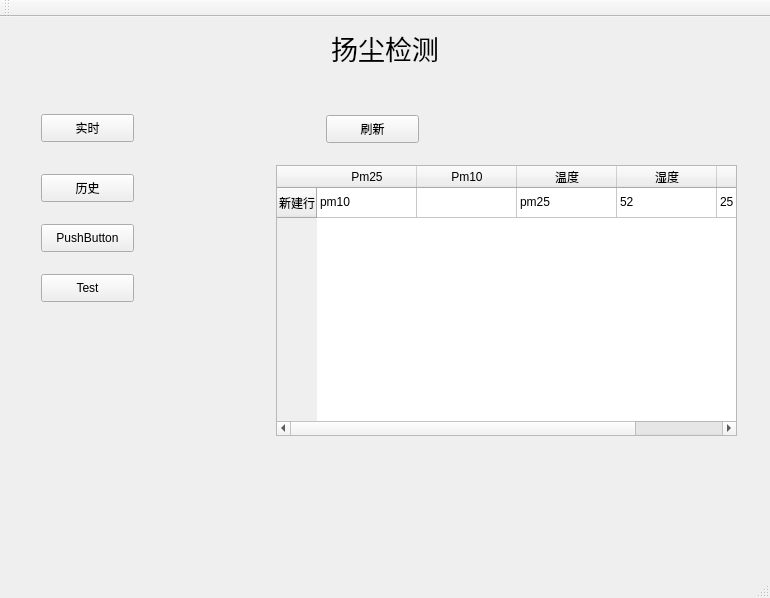
<?xml version="1.0" encoding="UTF-8"?>
<ui version="4.0">
 <class>DustMonSysTClass</class>
 <widget class="QMainWindow" name="DustMonSysTClass">
  <property name="geometry">
   <rect>
    <x>0</x>
    <y>0</y>
    <width>770</width>
    <height>598</height>
   </rect>
  </property>
  <property name="windowTitle">
   <string>DustMonSysT</string>
  </property>
  <widget class="QWidget" name="centralWidget">
   <layout class="QVBoxLayout" name="verticalLayout_4">
    <item>
     <widget class="QLabel" name="label">
      <property name="font">
       <font>
        <family>黑体</family>
        <pointsize>20</pointsize>
       </font>
      </property>
      <property name="text">
       <string>扬尘检测</string>
      </property>
      <property name="alignment">
       <set>Qt::AlignCenter</set>
      </property>
     </widget>
    </item>
    <item>
     <layout class="QHBoxLayout" name="horizontalLayout_2" stretch="1,4">
      <item>
       <widget class="QWidget" name="widget" native="true">
        <widget class="QPushButton" name="pbHistory">
         <property name="geometry">
          <rect>
           <x>30</x>
           <y>100</y>
           <width>93</width>
           <height>28</height>
          </rect>
         </property>
         <property name="text">
          <string>历史</string>
         </property>
        </widget>
        <widget class="QPushButton" name="pbNow">
         <property name="geometry">
          <rect>
           <x>30</x>
           <y>40</y>
           <width>93</width>
           <height>28</height>
          </rect>
         </property>
         <property name="text">
          <string>实时</string>
         </property>
        </widget>
        <widget class="QPushButton" name="pushButton_3">
         <property name="geometry">
          <rect>
           <x>30</x>
           <y>150</y>
           <width>93</width>
           <height>28</height>
          </rect>
         </property>
         <property name="text">
          <string>PushButton</string>
         </property>
        </widget>
        <widget class="QPushButton" name="pushButton">
         <property name="geometry">
          <rect>
           <x>30</x>
           <y>200</y>
           <width>93</width>
           <height>28</height>
          </rect>
         </property>
         <property name="text">
          <string>Test</string>
         </property>
        </widget>
       </widget>
      </item>
      <item>
       <widget class="QStackedWidget" name="stackedWidget">
        <property name="currentIndex">
         <number>1</number>
        </property>
        <widget class="QWidget" name="page">
         <layout class="QHBoxLayout" name="horizontalLayout">
          <item>
           <layout class="QVBoxLayout" name="verticalLayout">
            <item>
             <widget class="QLabel" name="label_2">
              <property name="font">
               <font>
                <family>黑体</family>
                <pointsize>20</pointsize>
               </font>
              </property>
              <property name="text">
               <string>PM2.5</string>
              </property>
              <property name="alignment">
               <set>Qt::AlignCenter</set>
              </property>
             </widget>
            </item>
            <item>
             <widget class="QLabel" name="label_3">
              <property name="font">
               <font>
                <family>黑体</family>
                <pointsize>20</pointsize>
               </font>
              </property>
              <property name="text">
               <string>PM10</string>
              </property>
              <property name="alignment">
               <set>Qt::AlignCenter</set>
              </property>
             </widget>
            </item>
            <item>
             <widget class="QLabel" name="label_4">
              <property name="font">
               <font>
                <family>黑体</family>
                <pointsize>20</pointsize>
               </font>
              </property>
              <property name="text">
               <string>湿度</string>
              </property>
              <property name="alignment">
               <set>Qt::AlignCenter</set>
              </property>
             </widget>
            </item>
            <item>
             <widget class="QLabel" name="label_5">
              <property name="font">
               <font>
                <family>黑体</family>
                <pointsize>20</pointsize>
               </font>
              </property>
              <property name="text">
               <string>温度</string>
              </property>
              <property name="alignment">
               <set>Qt::AlignCenter</set>
              </property>
             </widget>
            </item>
           </layout>
          </item>
          <item>
           <layout class="QVBoxLayout" name="verticalLayout_2">
            <item>
             <widget class="QLCDNumber" name="lcdPm25"/>
            </item>
            <item>
             <widget class="QLCDNumber" name="lcdPm10"/>
            </item>
            <item>
             <widget class="QLCDNumber" name="lcdTem"/>
            </item>
            <item>
             <widget class="QLCDNumber" name="lcdHum"/>
            </item>
           </layout>
          </item>
          <item>
           <layout class="QVBoxLayout" name="verticalLayout_3">
            <item>
             <widget class="QLabel" name="label_6">
              <property name="font">
               <font>
                <family>黑体</family>
                <pointsize>20</pointsize>
               </font>
              </property>
              <property name="text">
               <string>μg/m3</string>
              </property>
              <property name="alignment">
               <set>Qt::AlignCenter</set>
              </property>
             </widget>
            </item>
            <item>
             <widget class="QLabel" name="label_7">
              <property name="font">
               <font>
                <family>黑体</family>
                <pointsize>20</pointsize>
               </font>
              </property>
              <property name="text">
               <string>μg/m3</string>
              </property>
              <property name="alignment">
               <set>Qt::AlignCenter</set>
              </property>
             </widget>
            </item>
            <item>
             <widget class="QLabel" name="label_8">
              <property name="font">
               <font>
                <family>黑体</family>
                <pointsize>20</pointsize>
               </font>
              </property>
              <property name="text">
               <string>℃</string>
              </property>
              <property name="alignment">
               <set>Qt::AlignCenter</set>
              </property>
             </widget>
            </item>
            <item>
             <widget class="QLabel" name="label_9">
              <property name="font">
               <font>
                <family>黑体</family>
                <pointsize>20</pointsize>
               </font>
              </property>
              <property name="text">
               <string>%</string>
              </property>
              <property name="alignment">
               <set>Qt::AlignCenter</set>
              </property>
             </widget>
            </item>
           </layout>
          </item>
         </layout>
        </widget>
        <widget class="QWidget" name="page_2">
         <layout class="QGridLayout" name="gridLayout">
          <item row="0" column="0">
           <widget class="QWidget" name="widget_2" native="true">
            <widget class="QTableWidget" name="tableWidget">
             <property name="geometry">
              <rect>
               <x>100</x>
               <y>80</y>
               <width>461</width>
               <height>271</height>
              </rect>
             </property>
             <row>
              <property name="text">
               <string>新建行</string>
              </property>
             </row>
             <column>
              <property name="text">
               <string>Pm25</string>
              </property>
             </column>
             <column>
              <property name="text">
               <string>Pm10</string>
              </property>
             </column>
             <column>
              <property name="text">
               <string>温度</string>
              </property>
             </column>
             <column>
              <property name="text">
               <string>湿度</string>
              </property>
             </column>
             <column>
              <property name="text">
               <string>时间</string>
              </property>
             </column>
             <item row="0" column="0">
              <property name="text">
               <string>pm10</string>
              </property>
             </item>
             <item row="0" column="2">
              <property name="text">
               <string>pm25</string>
              </property>
             </item>
             <item row="0" column="3">
              <property name="text">
               <string>52</string>
              </property>
             </item>
             <item row="0" column="4">
              <property name="text">
               <string>25</string>
              </property>
             </item>
            </widget>
            <widget class="QPushButton" name="pushButton_2">
             <property name="geometry">
              <rect>
               <x>150</x>
               <y>30</y>
               <width>93</width>
               <height>28</height>
              </rect>
             </property>
             <property name="text">
              <string>刷新</string>
             </property>
            </widget>
           </widget>
          </item>
         </layout>
        </widget>
       </widget>
      </item>
     </layout>
    </item>
   </layout>
  </widget>
  <widget class="QMenuBar" name="menuBar">
   <property name="geometry">
    <rect>
     <x>0</x>
     <y>0</y>
     <width>770</width>
     <height>26</height>
    </rect>
   </property>
  </widget>
  <widget class="QToolBar" name="mainToolBar">
   <attribute name="toolBarArea">
    <enum>TopToolBarArea</enum>
   </attribute>
   <attribute name="toolBarBreak">
    <bool>false</bool>
   </attribute>
  </widget>
  <widget class="QStatusBar" name="statusBar"/>
 </widget>
 <layoutdefault spacing="6" margin="11"/>
 <resources>
  <include location="DustMonSysT.qrc"/>
 </resources>
 <connections/>
</ui>
